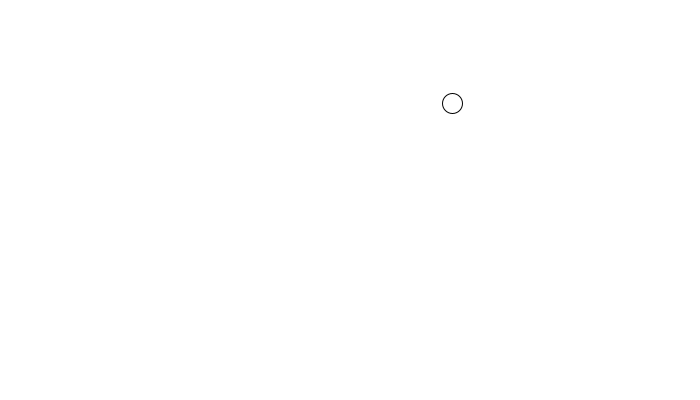
Frame 1 (no input)
Frame 60 (the mouse pressed at the canvas centre just before this capture): identical to frame 1, image omitted
Frame 120 (the mouse held since frame 60 and released just before this capture): identical to frame 1, image omitted

The Processing sketch that drew this single still picture (run headless with seeded random() and noise(); from frame 60 on, the mouse is pressed at the canvas centre):

// Processing sketch: processing_36428
// ── processing_36428.pde



float c=255;
float ballsize =20;
float[] ball = {
  random(700),random(400)
  };
  float a=ball[0];
float b=ball[1];
void setup()
{

  size(700,400);
  background(255);
  stroke(0);
}

void draw()
{



  background(255);
  stroke(0);
  fill(c);
  if(dist(a,b,mouseX,mouseY)>105)
    c=(255);
  ellipse(a,b,ballsize,ballsize);


  if(dist(a,b,mouseX,mouseY)<100) {
    {  
      a=a-(mouseX-a)/15;
      b=b-(mouseY-b)/15;
    }
    {

      if(dist(a,b,mouseX,mouseY)<10) {
        a=random(700);
        b=random(400);
      }
      if(dist(a,b,mouseX,mouseY)<120) {
        c=(0);
      }
      if(a < 0) {
        a=0;
      }
      if(a > 700) {
        a=700;
      }
      if(b < 0) {
        b=0;
      }
      if(b > 400) {
        b=400;
      }
    }
  }
}
